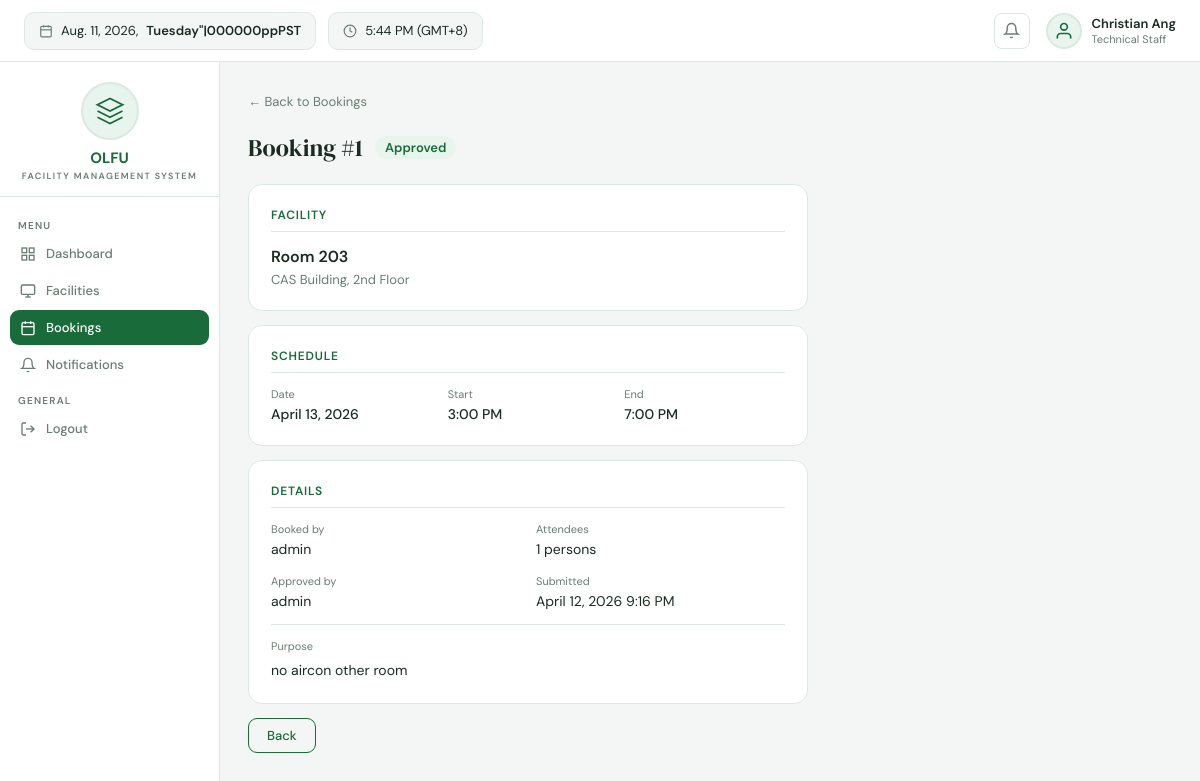
Screenshot of /bookings/1/ (signed in) with the database file from the repository.
### apps/models.py (models this page shows, shortened)
class User(AbstractUser):
    SUPERUSER_ROLE = 'superuser'
    FACILITY_MANAGER = 'facility_manager'
    TECHNICAL_STAFF = 'technical_staff'
    STANDARD_USER = 'standard_user'
    ROLE_CHOICES = [
        (SUPERUSER_ROLE, 'Superuser'),
        (FACILITY_MANAGER, 'Facility Manager'),
        (TECHNICAL_STAFF, 'Technical Staff'),
        (STANDARD_USER, 'Standard User'),
    ]
    DEPARTMENT_CHOICES = [
        ('BSIT', 'BS Information Technology'),
        ('BSCS', 'BS Computer Science'),
        ('BSIS', 'BS Information Systems'),
        ('IT_DEPT', 'IT Department'),
        ('ADMIN', 'Administration'),
        ('OTHER', 'Other'),
    ]
    role = models.CharField(max_length=30, choices=ROLE_CHOICES, default=STANDARD_USER)
    department = models.CharField(max_length=30, choices=DEPARTMENT_CHOICES, blank=True, default='')
    phone = models.CharField(max_length=20, blank=True)
    profile_notes = models.TextField(blank=True)
    last_active = models.DateTimeField(null=True, blank=True)
    mfa_enabled = models.BooleanField(default=False)
    failed_login_attempts = models.PositiveIntegerField(default=0)
    is_locked = models.BooleanField(default=False)
    def can_manage_facilities(self):
        return self.role in [self.SUPERUSER_ROLE, self.FACILITY_MANAGER, self.TECHNICAL_STAFF] or self.is_superuser
    def can_manage_users(self):
        return self.role == self.SUPERUSER_ROLE or self.is_superuser
    def can_view_reports(self):
        return self.role in [self.SUPERUSER_ROLE, self.FACILITY_MANAGER] or self.is_superuser

class Booking(models.Model):
    PENDING = 'pending'
    APPROVED = 'approved'
    REJECTED = 'rejected'
    CANCELLED = 'cancelled'
    STATUS_CHOICES = [(PENDING,'Pending'),(APPROVED,'Approved'),(REJECTED,'Rejected'),(CANCELLED,'Cancelled')]
    facility = models.ForeignKey(Facility, on_delete=models.CASCADE, related_name='bookings')
    booked_by = models.ForeignKey(User, on_delete=models.CASCADE, related_name='bookings')
    date = models.DateField()
    start_time = models.TimeField()
    end_time = models.TimeField()
    purpose = models.TextField(blank=True)
    number_of_attendees = models.PositiveIntegerField(default=1)
    status = models.CharField(max_length=20, choices=STATUS_CHOICES, default=PENDING)
    approved_by = models.ForeignKey(User, on_delete=models.SET_NULL, null=True, blank=True, related_name='approved_bookings')
    created_at = models.DateTimeField(auto_now_add=True)
    updated_at = models.DateTimeField(auto_now=True)
    class Meta:
        ordering = ['-created_at']

class Facility(models.Model):
    STATUS_CHOICES = [('active','Active'),('maintenance','Under Maintenance'),('unavailable','Unavailable')]
    TYPE_CHOICES = [('laboratory','Laboratory'),('classroom','Classroom'),('conference','Conference Room'),('auditorium','Auditorium'),('other','Other')]
    FLOOR_CHOICES = [('1st Floor','1st Floor'),('2nd Floor','2nd Floor'),('3rd Floor','3rd Floor'),('4th Floor','4th Floor'),('5th Floor','5th Floor'),('Other','Other')]
    name = models.CharField(max_length=100)
    facility_type = models.CharField(max_length=30, choices=TYPE_CHOICES, default='classroom')
    building = models.CharField(max_length=100, blank=True, default='CAS Building')
    floor = models.CharField(max_length=20, choices=FLOOR_CHOICES, blank=True)
    location = models.CharField(max_length=200)
    capacity = models.PositiveIntegerField(default=0)
    description = models.TextField(blank=True)
    status = models.CharField(max_length=20, choices=STATUS_CHOICES, default='active')
    tags = models.CharField(max_length=200, blank=True)
    image = models.ImageField(upload_to='facilities/', blank=True, null=True)
    floor_plan = models.ImageField(upload_to='floor_plans/', blank=True, null=True)
    custodian = models.CharField(max_length=100, blank=True)
    availability_start = models.TimeField(null=True, blank=True)
    availability_end = models.TimeField(null=True, blank=True)
    is_restricted = models.BooleanField(default=False)
    allowed_roles = models.CharField(max_length=200, blank=True)
    created_at = models.DateTimeField(auto_now_add=True)
    updated_at = models.DateTimeField(auto_now=True)
    created_by = models.ForeignKey(User, on_delete=models.SET_NULL, null=True, related_name='facilities_created')
    class Meta:
        verbose_name_plural = 'Facilities'
        ordering = ['building', 'floor', 'name']

### apps/views.py (the view)
# urls.py: path('bookings/<int:pk>/', views.booking_detail_view, name='booking_detail'),
@login_required(login_url='login')
def booking_detail_view(request, pk):
    booking = get_object_or_404(Booking, pk=pk) if request.user.can_manage_facilities() else get_object_or_404(Booking, pk=pk, booked_by=request.user)
    return render(request, 'booking_detail.html', {'booking': booking})

### templates/booking_detail.html (shortened to what this page needs)
{% extends 'base.html' %}
{% block content %}
<div style="margin-bottom:20px;">
  <a href="{% url 'bookings' %}" style="font-size:13px;color:var(--muted);">← Back to Bookings</a>
</div>
<div style="max-width:560px;">
  <div style="display:flex;align-items:center;gap:12px;margin-bottom:20px;">
    <div style="font-family:'DM Serif Display',serif;font-size:24px;">Booking #{{ booking.pk }}</div>
    <span class="status {{ booking.status }}" style="font-size:13px;">{{ booking.get_status_display }}</span>
  </div>
  <div class="card" style="margin-bottom:14px;">
    <div style="font-size:12px;font-weight:600;color:var(--green);text-transform:uppercase;letter-spacing:.8px;margin-bottom:14px;padding-bottom:8px;border-bottom:1px solid var(--border);">Facility</div>
    <div style="font-size:16px;font-weight:600;">{{ booking.facility.name }}</div>
    <div style="font-size:13px;color:var(--muted);margin-top:4px;">{{ booking.facility.location }}</div>
  </div>
  <div class="card" style="margin-bottom:14px;">
    <div style="font-size:12px;font-weight:600;color:var(--green);text-transform:uppercase;letter-spacing:.8px;margin-bottom:14px;padding-bottom:8px;border-bottom:1px solid var(--border);">Schedule</div>
    <div style="display:grid;grid-template-columns:1fr 1fr 1fr;gap:16px;">
      <div>
        <div style="font-size:11px;color:var(--muted);margin-bottom:4px;">Date</div>
        <div style="font-size:14px;font-weight:500;">{{ booking.date }}</div>
      </div>
      <div>
        <div style="font-size:11px;color:var(--muted);margin-bottom:4px;">Start</div>
        <div style="font-size:14px;font-weight:500;">{{ booking.start_time|time:"g:i A" }}</div>
      </div>
      <div>
        <div style="font-size:11px;color:var(--muted);margin-bottom:4px;">End</div>
        <div style="font-size:14px;font-weight:500;">{{ booking.end_time|time:"g:i A" }}</div>
      </div>
    </div>
  </div>
  <div class="card" style="margin-bottom:14px;">
    <div style="font-size:12px;font-weight:600;color:var(--green);text-transform:uppercase;letter-spacing:.8px;margin-bottom:14px;padding-bottom:8px;border-bottom:1px solid var(--border);">Details</div>
    <div style="display:grid;grid-template-columns:1fr 1fr;gap:16px;">
      <div>
        <div style="font-size:11px;color:var(--muted);margin-bottom:4px;">Booked by</div>
        <div style="font-size:14px;">{{ booking.booked_by.get_full_name|default:booking.booked_by.username }}</div>
      </div>
      <div>
        <div style="font-size:11px;color:var(--muted);margin-bottom:4px;">Attendees</div>
        <div style="font-size:14px;">{{ booking.number_of_attendees }} persons</div>
      </div>
      {% if booking.approved_by %}
      <div>
        <div style="font-size:11px;color:var(--muted);margin-bottom:4px;">Approved by</div>
        <div style="font-size:14px;">{{ booking.approved_by.get_full_name|default:booking.approved_by.username }}</div>
      </div>
      {% endif %}
      <div>
        <div style="font-size:11px;color:var(--muted);margin-bottom:4px;">Submitted</div>
        <div style="font-size:14px;">{{ booking.created_at|date:"N j, Y g:i A" }}</div>
      </div>
    </div>
    {% if booking.purpose %}
    <div style="margin-top:14px;padding-top:14px;border-top:1px solid var(--border);">
      <div style="font-size:11px;color:var(--muted);margin-bottom:6px;">Purpose</div>
      <div style="font-size:14px;line-height:1.6;">{{ booking.purpose }}</div>
    </div>
    {% endif %}
  </div>
  <div style="display:flex;gap:10px;">
    <a href="{% url 'bookings' %}" class="btn btn-outline">Back</a>
  </div>
</div>
{% endblock %}

### templates/base.html (shortened to what this page needs)
<!DOCTYPE html>
<html lang="en">
<head>
</head>
<body>
<div class="topbar">
  <div class="topbar-pill">
    <svg fill="none" viewBox="0 0 24 24" stroke="currentColor" stroke-width="2"><rect x="3" y="4" width="18" height="18" rx="2"/><line x1="16" y1="2" x2="16" y2="6"/><line x1="8" y1="2" x2="8" y2="6"/><line x1="3" y1="10" x2="21" y2="10"/></svg>
    {% now "N j, Y" %}, <b>{% now "l"|upper %}</b>
  </div>
  <div class="topbar-pill">
    <svg fill="none" viewBox="0 0 24 24" stroke="currentColor" stroke-width="2"><circle cx="12" cy="12" r="10"/><polyline points="12 6 12 12 16 14"/></svg>
    {% now "g:i A" %} (GMT+8)
  </div>
  {% if user.is_authenticated %}
  <a href="{% url 'notifications' %}" class="topbar-icon">
    <svg fill="none" viewBox="0 0 24 24" stroke="currentColor" stroke-width="2"><path d="M18 8A6 6 0 0 0 6 8c0 7-3 9-3 9h18s-3-2-3-9"/><path d="M13.73 21a2 2 0 0 1-3.46 0"/></svg>
  </a>
  <div class="topbar-user">
    <div class="topbar-avatar"><svg fill="none" viewBox="0 0 24 24" stroke="currentColor" stroke-width="2"><path d="M20 21v-2a4 4 0 0 0-4-4H8a4 4 0 0 0-4 4v2"/><circle cx="12" cy="7" r="4"/></svg></div>
    <div>
      <div class="topbar-name">{{ user.get_full_name|default:user.username }}</div>
      <div class="topbar-role">{{ user.get_role_display }}</div>
    </div>
  </div>
  {% endif %}
</div>
<div class="layout">
  {% if user.is_authenticated %}
  <div class="sidebar">
    <div class="sidebar-logo">
      <div class="logo-circle">
        <svg viewBox="0 0 24 24" fill="none" stroke="currentColor" stroke-width="1.5"><path d="M12 2L2 7l10 5 10-5-10-5z"/><path d="M2 17l10 5 10-5"/><path d="M2 12l10 5 10-5"/></svg>
      </div>
      <div class="logo-name">OLFU</div>
      <div class="logo-sub">Facility Management System</div>
    </div>
    <div class="sidebar-nav">
      <div class="nav-label">Menu</div>
      <a href="{% url 'dashboard' %}" class="nav-item {% if request.resolver_match.url_name == 'dashboard' %}active{% endif %}">
        <svg fill="none" viewBox="0 0 24 24" stroke="currentColor" stroke-width="2"><rect x="3" y="3" width="7" height="7"/><rect x="14" y="3" width="7" height="7"/><rect x="14" y="14" width="7" height="7"/><rect x="3" y="14" width="7" height="7"/></svg>
        Dashboard
      </a>
      <a href="{% url 'facilities' %}" class="nav-item {% if 'facilit' in request.resolver_match.url_name %}active{% endif %}">
        <svg fill="none" viewBox="0 0 24 24" stroke="currentColor" stroke-width="2"><rect x="2" y="3" width="20" height="14" rx="2"/><line x1="8" y1="21" x2="16" y2="21"/><line x1="12" y1="17" x2="12" y2="21"/></svg>
        Facilities
      </a>
      <a href="{% url 'bookings' %}" class="nav-item {% if 'booking' in request.resolver_match.url_name %}active{% endif %}">
        <svg fill="none" viewBox="0 0 24 24" stroke="currentColor" stroke-width="2"><rect x="3" y="4" width="18" height="18" rx="2"/><line x1="16" y1="2" x2="16" y2="6"/><line x1="8" y1="2" x2="8" y2="6"/><line x1="3" y1="10" x2="21" y2="10"/></svg>
        Bookings
      </a>
      <a href="{% url 'notifications' %}" class="nav-item {% if request.resolver_match.url_name == 'notifications' %}active{% endif %}">
        <svg fill="none" viewBox="0 0 24 24" stroke="currentColor" stroke-width="2"><path d="M18 8A6 6 0 0 0 6 8c0 7-3 9-3 9h18s-3-2-3-9"/><path d="M13.73 21a2 2 0 0 1-3.46 0"/></svg>
        Notifications
      </a>
      <div class="nav-label" style="margin-top:12px;">General</div>
      <a href="{% url 'logout' %}" class="nav-item">
        <svg fill="none" viewBox="0 0 24 24" stroke="currentColor" stroke-width="2"><path d="M9 21H5a2 2 0 0 1-2-2V5a2 2 0 0 1 2-2h4"/><polyline points="16 17 21 12 16 7"/><line x1="21" y1="12" x2="9" y2="12"/></svg>
        Logout
      </a>
    </div>
  </div>
  {% endif %}
  <div class="main">
    {% block content %}{% endblock %}
  </div>
</div>
</body>
</html>

### templates/base.html (style rules this page uses)
* { margin:0;padding:0;box-sizing:border-box; }
:root { --green:#1a6b3a;--green-dark:#145430;--green-light:#e8f5ee; --bg:#f4f6f5;--white:#fff;--text:#1c2b22;--muted:#6b7c72;--border:#dde8e2; --red:#c0392b;--red-light:#fdf0ef;--amber:#b7770d;--amber-light:#fef9e7; }
body { font-family:'DM Sans',sans-serif;background:var(--bg);color:var(--text); }
a { text-decoration:none;color:inherit; }
.topbar { height:62px;background:var(--white);border-bottom:1px solid var(--border);display:flex;align-items:center;padding:0 24px;gap:12px;position:sticky;top:0;z-index:100; }
.topbar-pill { display:flex;align-items:center;gap:8px;background:var(--bg);border:1px solid var(--border);border-radius:10px;padding:0 14px;height:38px;font-size:13px; }
.topbar-pill svg { width:14px;height:14px;color:var(--muted); }
.topbar-pill b { font-weight:600; }
.topbar-icon { width:36px;height:36px;border-radius:8px;border:1.5px solid var(--border);display:flex;align-items:center;justify-content:center;cursor:pointer;color:var(--muted);transition:border-color .2s;position:relative; }
.topbar-icon svg { width:17px;height:17px; }
.topbar-user { display:flex;align-items:center;gap:10px;margin-left:4px; }
.topbar-avatar { width:36px;height:36px;border-radius:50%;background:var(--green-light);border:2px solid var(--border);display:flex;align-items:center;justify-content:center; }
.topbar-avatar svg { width:20px;height:20px;color:var(--green); }
.topbar-name { font-size:13px;font-weight:600; }
.topbar-role { font-size:11px;color:var(--muted); }
.layout { display:flex;min-height:calc(100vh - 62px); }
.sidebar { width:220px;background:var(--white);border-right:1px solid var(--border);display:flex;flex-direction:column;flex-shrink:0;position:sticky;top:62px;height:calc(100vh - 62px);overflow-y:auto; }
.sidebar-logo { padding:20px 20px 14px;display:flex;flex-direction:column;align-items:center;border-bottom:1px solid var(--border); }
.logo-circle { width:58px;height:58px;border-radius:50%;background:var(--green-light);border:2px solid var(--border);display:flex;align-items:center;justify-content:center;margin-bottom:8px; }
.logo-circle svg { width:30px;height:30px;color:var(--green); }
.logo-name { font-size:15px;font-weight:700;color:var(--green); }
.logo-sub { font-size:9px;font-weight:600;letter-spacing:1.4px;color:var(--muted);text-transform:uppercase;margin-top:2px;text-align:center; }
.sidebar-nav { padding:12px 10px;flex:1; }
.nav-label { font-size:10px;font-weight:600;letter-spacing:1.2px;color:var(--muted);text-transform:uppercase;padding:0 8px;margin:10px 0 4px; }
.nav-item { display:flex;align-items:center;gap:10px;padding:9px 10px;border-radius:9px;cursor:pointer;font-size:13px;font-weight:500;color:var(--muted);transition:all .15s;margin-bottom:2px; }
.nav-item.active { background:var(--green);color:#fff; }
.nav-item svg { width:16px;height:16px;flex-shrink:0; }
.main { flex:1;padding:28px 28px 24px; }
.card { background:var(--white);border:1px solid var(--border);border-radius:14px;padding:22px; }
.btn { display:inline-flex;align-items:center;gap:6px;padding:8px 18px;border-radius:9px;font-size:13px;font-weight:500;cursor:pointer;border:none;font-family:'DM Sans',sans-serif;transition:all .15s; }
.btn-outline { background:none;border:1.5px solid var(--green);color:var(--green); }
.status { display:inline-block;padding:3px 10px;border-radius:20px;font-size:11px;font-weight:600; }
.status.approved { background:var(--green-light);color:var(--green); }

### rows the page displays
User: get_full_name "Christian Ang", role "Technical Staff"
Booking: pk "1", status "Approved", facility.name "Room 203", facility.location "CAS Building, 2nd Floor", date "April 13, 2026", start_time "3:00 PM", end_time "7:00 PM", booked_by.get_full_name "admin", number_of_attendees "1", approved_by.get_full_name "admin", created_at "April 12, 2026 9:16 PM", purpose "no aircon other room"
